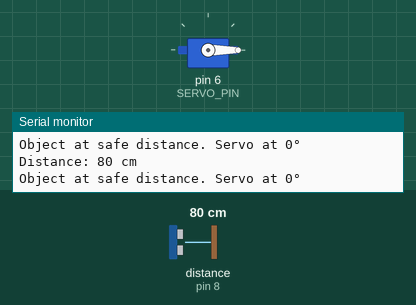
The sketch below on a simulated Arduino Uno, built with avr-gcc and run on an emulated ATmega328P. Parts: servo, the last lines printed to the serial monitor. Wiring (inferred from the names in the program): ultrasonic range finder: trigger pin 9; echo pin 8. Inputs (shaded band) come from the test bench; at power-on: distance to the obstacle (sensor on pin 8) 80 cm. The echo pulse lasts 58.3 µs per cm.

Above: at 1.3 s.
1.4 s: distance to the obstacle (sensor on pin 8) set to 31 cm
2.9 s: distance to the obstacle (sensor on pin 8) set to 26 cm
At 4.1 s:
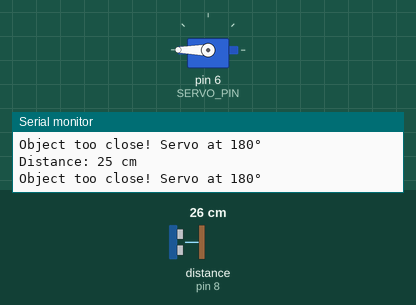
4.5 s: distance to the obstacle (sensor on pin 8) set to 120 cm
At 5.8 s:
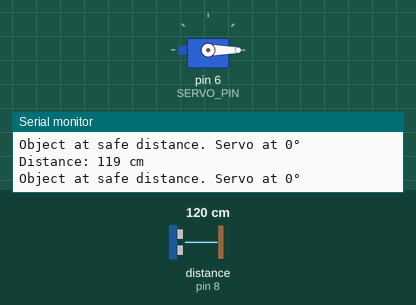
Timing chart, 0 to 7.5 s (numbered marks = the images above; inputs shaded):
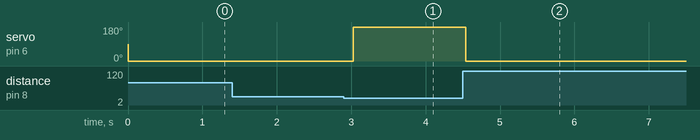

Measured:
- the behaviour switches between 30 and 29 cm on distance to the obstacle (sensor on pin 8) (found by bisection; images 0 and 1)
- after the input at 2.9 s, servo on pin 6 (SERVO_PIN): 0° → 180° after 0.13 s
- after the input at 4.5 s, servo on pin 6 (SERVO_PIN): 180° → 0° at once

The sketch:

smart_dust.ino
```cpp
#include <Servo.h>

// Define pins for Ultrasonic Sensor
#define TRIG_PIN 9
#define ECHO_PIN 8

// Define pin for Servo Motor
#define SERVO_PIN 6

Servo servo; // Create servo object

void setup() {
  // Initialize serial communication
  Serial.begin(9600);

  // Set up ultrasonic sensor pins
  pinMode(TRIG_PIN, OUTPUT);
  pinMode(ECHO_PIN, INPUT);

  // Attach servo motor to its control pin
  servo.attach(SERVO_PIN);
}

void loop() {
  long duration, distance;

  // Trigger ultrasonic sensor
  digitalWrite(TRIG_PIN, LOW);
  delayMicroseconds(2);
  digitalWrite(TRIG_PIN, HIGH);
  delayMicroseconds(10);
  digitalWrite(TRIG_PIN, LOW);

  // Measure echo duration
  duration = pulseIn(ECHO_PIN, HIGH);

  // Calculate distance in cm
  distance = (duration / 2) / 29.1;

  // Print distance to Serial Monitor
  Serial.print("Distance: ");
  Serial.print(distance);
  Serial.println(" cm");

  // Control servo based on distance
  if (distance < 30) {
    servo.write(180); // Rotate servo to 180 degrees if object is close
    Serial.println("Object too close! Servo at 180°");
  } else {
    servo.write(0); // Rotate servo back to initial position
    Serial.println("Object at safe distance. Servo at 0°");
  }

  delay(500); // Wait before next measurement
}
```
